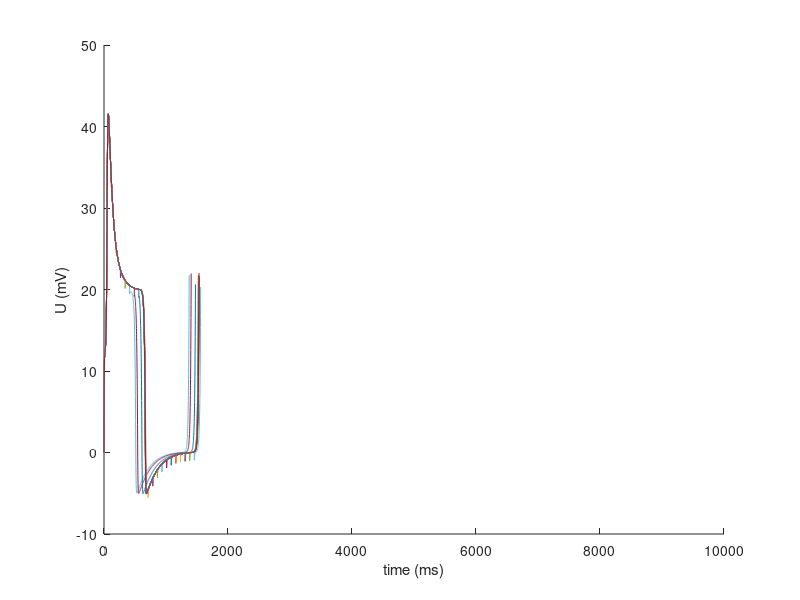
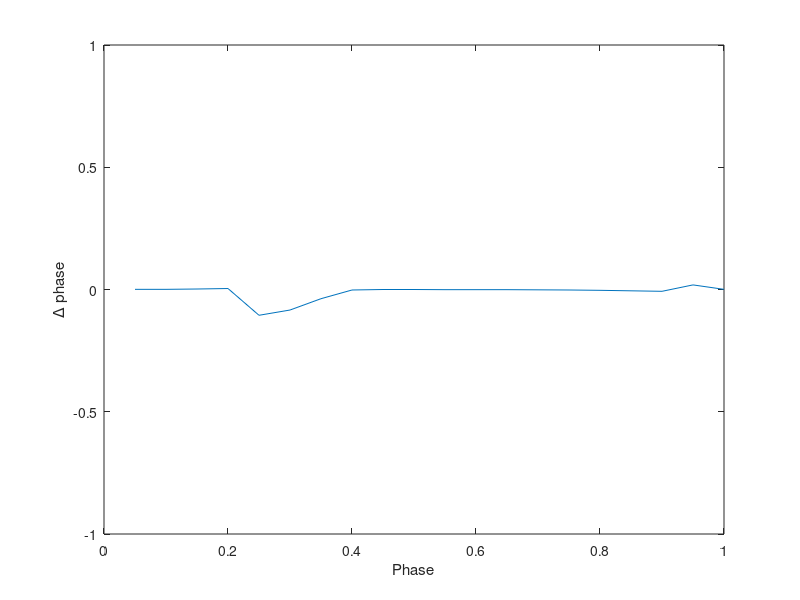

Write the MATLAB code that produced these figures, in order.
% Nicholas Szczecinski 2019
% 13 Feb 19
% CWRU EMAE 689, Synthetic Nervous Systems

clear
close all

%Units are nF, uS, mV, ms, nA
C = 5;
tauM = 1;
tauH = 500;
Gm = 1;
Ena = 50;
delta = .1;
Er = -60;
k = -1;
Istim = -5;
numPhase = 20;

numNeurons = 2;

%Time info
dtSim = 1;
tmax = 10000;
R = 20;

%Time vectors
tSim = 0:dtSim:tmax;
numSteps = length(tSim);

%Design the synapse
Einh = -100;
delEsyn = Einh - Er;

period = NaN(numPhase+1,1);

h = figure;
xlabel('time (ms)')
ylabel('U (mV)')

for i=1:numPhase+1
    Ipert = zeros(size(tSim));
    Ipert(1) = 1;

    %Assemble the persistent sodium (NaP) channel
    S = .05; %.1; %Slope of the sigmoid of hInf, mInf.
    delEna = Ena - Er;
    Utest = -R:1:3*R;
    htest = 0:.1:1;
    delEm = 2*R; %R;
    delEh = 0;
    mInf = @(U) 1./(1 + exp(S*(delEm-U))); %Steady-state value of m, as a function of U.
    hInf = @(U) 1./(1 + .5*exp(S*(U-delEh))); %Steady-state value of h, as a function of U.
    tauh = @(U) tauH*hInf(U).*sqrt(.5*exp(S*(U-delEh))); %Time constant of h, as a function of U.

    %Solve for the conductance of the NaP channel to get U* = R, with no
    %external current or synaptic inputs.
    Gna = Gm*R/(mInf(R)*hInf(R)*(delEna - R));

    %Now we know that U* = R, and we can find h* and m* based on that.
    Ustar = R;
    mStar = mInf(Ustar);
    hStar = hInf(Ustar);

    %Once we know all of the equilibrium states, we can compute the Jacobian
    %matrix and its eigenvalues. This will tell us about the stability of each
    %neuron in the network (although not about the system as a whole).
    %Specifically, we want to avoid complex eigenvalues, because this will
    %cause unwanted oscillations that will make our analysis fail.
    dU = 1e-3;
    dm_dU = @(U) (mInf(U+dU) - mInf(U))/dU;
    dh_dU = @(U) (hInf(U+dU) - hInf(U))/dU;
    dtauh_dU = @(U) (tauh(U+dU) - tauh(U))/dU;

    dUdot_dU = 1/C*(-1 + dm_dU(Ustar)*Gna*hStar*(delEna - Ustar) - Gna*mStar*hStar);
    dUdot_dh = 1/C*(Gna*mStar*(delEna - Ustar));
    %dhdot_dU = (tauh(Ustar)*dh_dU(Ustar) - (hInf(Ustar) - hStar)*(dtauh_dU(Ustar)))/(tauh(Ustar)^2)
    dhdot_dU = dh_dU(Ustar)/tauh(Ustar);
    dhdot_dh = -1/tauh(Ustar);

    J = [   dUdot_dU   dUdot_dh;...
            dhdot_dU   dhdot_dh];

    %Warn the user if the Jacobian has complex eigenvalues.
    if any(imag(eigs(J)))
        warning('on')
        warning('The active neuron has complex eigenvalues, which may complicate analysis.')
    end

    %Now that all of the neuron parameters have been set, here is a function of
    %dU/dt, as a function of U. This will be helpful for finding equilibrium
    %states of this nonlinear system.
    dU_dt = @(U,h) 1/C*(-Gm*U + Gna.*mInf(U).*h.*(delEna - U));
    dh_dt = @(U,h) 1/tauh(U)*(hInf(U) - h);

    if numNeurons == 2
        gSyn = (-delta - delta*Gna*mInf(delta)*hInf(delta) + Gna*mInf(delta)*hInf(delta)*delEna)/(delta - delEsyn);
        gSim = gSyn+zeros(size(tSim));
    elseif numNeurons == 1
        gSyn = 0;
        gSim = gSyn+zeros(size(tSim));
    else
        error('numNeurons must be 1 or 2.')
    end

    hUnull = @(U,gSyn) (Gm*U - gSyn*(delEsyn - U))./(Gna*mInf(U).*(delEna - U));

    %Compute U(t) with simulation
    Usim1 = NaN(size(tSim));
    Usim1(1) = 0;
    Usim2 = NaN(size(tSim));
    Usim2(1) = 0;
    hSim1 = NaN(size(tSim));
    hSim1(1) = hInf(Usim1(1));
    hSim2 = NaN(size(tSim));
    hSim2(1) = hInf(Usim2(1));

    numCrossings = 0;
    crossing = NaN(1,2);
    k = 1;
    j = 2;
    
    if i > 1
        Ipert(round(tStim(i-1)/dtSim)) = Istim;
    end
    
    while(j <= numSteps && numCrossings < 2)
        g = @(U) gSim(j)*min(max(U/R,0),1);
        
        Usim1(j) = Usim1(j-1) + dtSim/C*(-Gm*Usim1(j-1) + g(Usim2(j-1))*(delEsyn-Usim1(j-1)) + Gna*mInf(Usim1(j-1))*hSim1(j-1)*(delEna-Usim1(j-1)) + Ipert(j-1));
        hSim1(j) = hSim1(j-1) + dtSim/tauh(Usim1(j-1))*(hInf(Usim1(j-1)) - hSim1(j-1));
        Usim2(j) = Usim2(j-1) + dtSim/C*(-Gm*Usim2(j-1) + g(Usim1(j-1))*(delEsyn-Usim2(j-1)) + Gna*mInf(Usim2(j-1))*hSim2(j-1)*(delEna-Usim2(j-1)));
        hSim2(j) = hSim2(j-1) + dtSim/tauh(Usim2(j-1))*(hInf(Usim2(j-1)) - hSim2(j-1));
        if Usim1(j-1) < R && Usim1(j) >= R
            crossing(k) = tSim(j);
            k = k + 1;
            numCrossings = numCrossings + 1;
        end
        j = j + 1;
    end
    
    period(i) = crossing(2) - crossing(1);
    
    if i == 1
        tStim = crossing(1) + (1:numPhase)/numPhase*period(1);
    end
    
    figure(h)
    hold on
    plot(tSim,Usim1);
end

figure
plot((1:numPhase)/numPhase,(period(2:end)-period(1))/period(1))
xlabel('Phase')
ylabel('\Delta phase')
xlim([0,1])
ylim([-1,1])